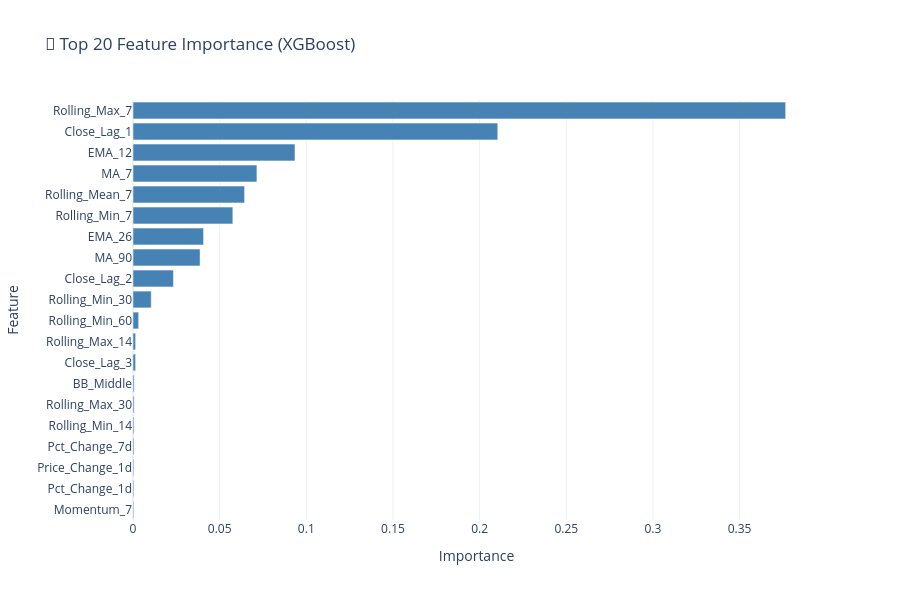

The code cell stored with this chart in its notebook:
### Code cell
# Feature Importance
feature_importance = pd.DataFrame({
    'Feature': feature_cols,
    'Importance': xgb_model.feature_importances_
}).sort_values('Importance', ascending=False).head(20)

fig = go.Figure(go.Bar(
    x=feature_importance['Importance'],
    y=feature_importance['Feature'],
    orientation='h',
    marker_color='steelblue'
))

fig.update_layout(
    title='🎯 Top 20 Feature Importance (XGBoost)',
    xaxis_title='Importance',
    yaxis_title='Feature',
    height=600,
    template='plotly_white',
    yaxis={'categoryorder':'total ascending'}
)
fig.show()

### Figure 1 — Plotly figure (JSON) as saved in the notebook; plotly's stock layout.template omitted (floating-point values rounded to 4 significant figures)
{"data": [{"marker": {"color": "steelblue"}, "orientation": "h", "type": "bar", "x": [0.3766, 0.2105, 0.09347, 0.0715, 0.06439, 0.0576, 0.04072, 0.03871, 0.02333, 0.01053, 0.003261, 0.001516, 0.001505, 0.0006876, 0.0006572, 0.0005585, 0.0005494, 0.0004776, 0.0004668, 0.0004323], "y": ["Rolling_Max_7", "Close_Lag_1", "EMA_12", "MA_7", "Rolling_Mean_7", "Rolling_Min_7", "EMA_26", "MA_90", "Close_Lag_2", "Rolling_Min_30", "Rolling_Min_60", "Rolling_Max_14", "Close_Lag_3", "BB_Middle", "Rolling_Max_30", "Rolling_Min_14", "Pct_Change_7d", "Price_Change_1d", "Pct_Change_1d", "Momentum_7"]}], "layout": {"height": 600, "title": {"text": "🎯 Top 20 Feature Importance (XGBoost)"}, "xaxis": {"title": {"text": "Importance"}}, "yaxis": {"categoryorder": "total ascending", "title": {"text": "Feature"}}}}
